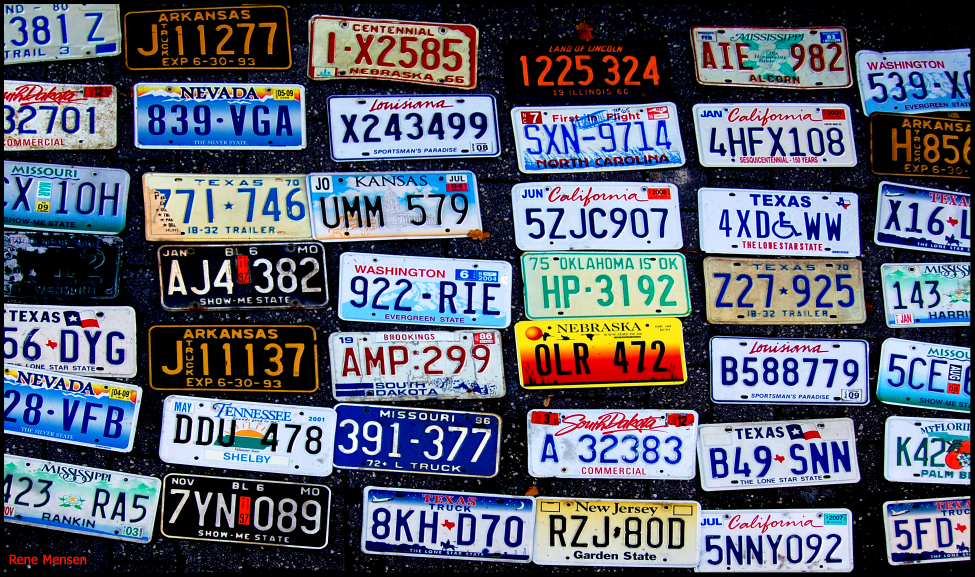
%> input picture DIP_proj4_LicensePlateReading/License_plates.jpg, 2923 x 1729 px (shown at 1/3 size)
$ octave Project4_main.m   (GNU Octave 9; MATLAB toolbox functions it lacks are replaced by stand-ins)
%> lines starting %> are read from the running program, lines starting %| are printed output that depends on the picture; in (x1, y1, x2, y2) boxes, pixels count from 0 and x2, y2 are one past the last pixel; in counts of white or black regions, pixels touching at a corner belong together; the program's own positions count from 1
### DIP_proj4_LicensePlateReading/detection_plate.m
function img_D = detection_plate(img)
%   detection 用于检测目标图片中车牌位置
%   - img 输入目标图像
%   - img_D 车牌经过定位处理的图片，用白色填充矩形表示车牌位置

    % 彩色图像转灰度图
    if ndims(img) == 3
        I = rgb2gray(img);
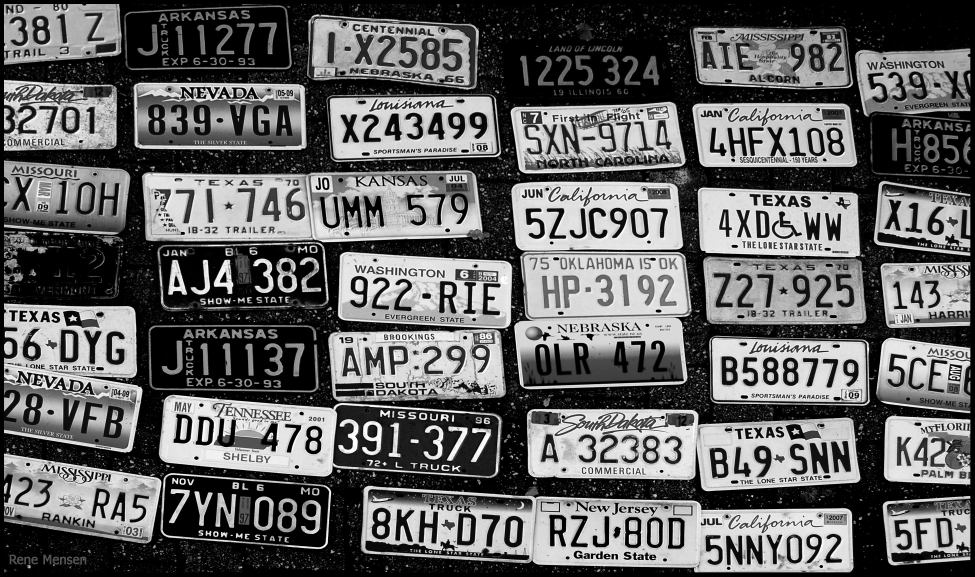
%> I: size 1729x2923 uint8 (shown at 1/3 size); min 0, max 255, mean 98.7
    else
        I = img;
    end

    % 采用中值滤波滤除噪声
    H = medfilt2(I,[3 3]);
%     figure();imshow(H);

    %用 canny 算子提取边缘
    H1 = edge(H, 'canny');
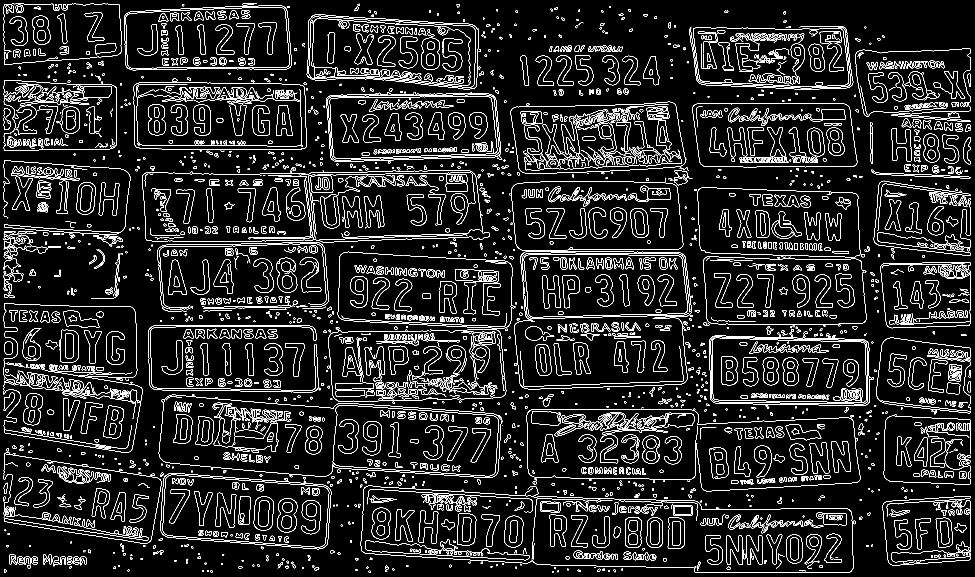
%> H1: size 1729x2923 logical (shown at 1/3 size); 6.2% white in thin lines or dots
%     figure();imshow( H1);

    %卷积操作加强边缘
    H1 = double(H1);
%> H1: size 1729x2923 double; values 0 (black) and 1 (white), 6.2% white in thin lines or dots
    H1 = conv2(H1, [1 1:1 1]);
%> H1: size 1729x2925 double

    %填充孔洞
    gdiff = imfill(H1,'holes');
%     figure();imshow( gdiff);

    %形态学开操作链接部分开环轮廓
    se = strel('disk',1);
    gdiff = imclose(gdiff,se);
    gdiff = imfill(gdiff,'holes');
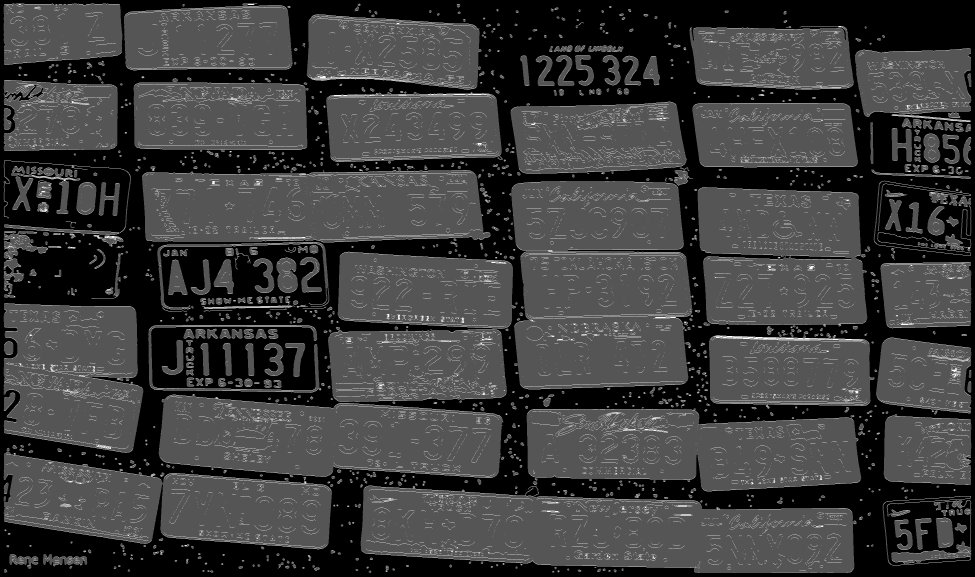
%> gdiff: size 1729x2925 double (shown at 1/3 size); min 0, max 3, mean 0.724; drawn with min black and max white

    %开操作平滑边缘并去除面积小于8000的部分
    img_D = imopen(gdiff,strel('disk',1));
    img_D = bwareaopen(img_D, 8000);
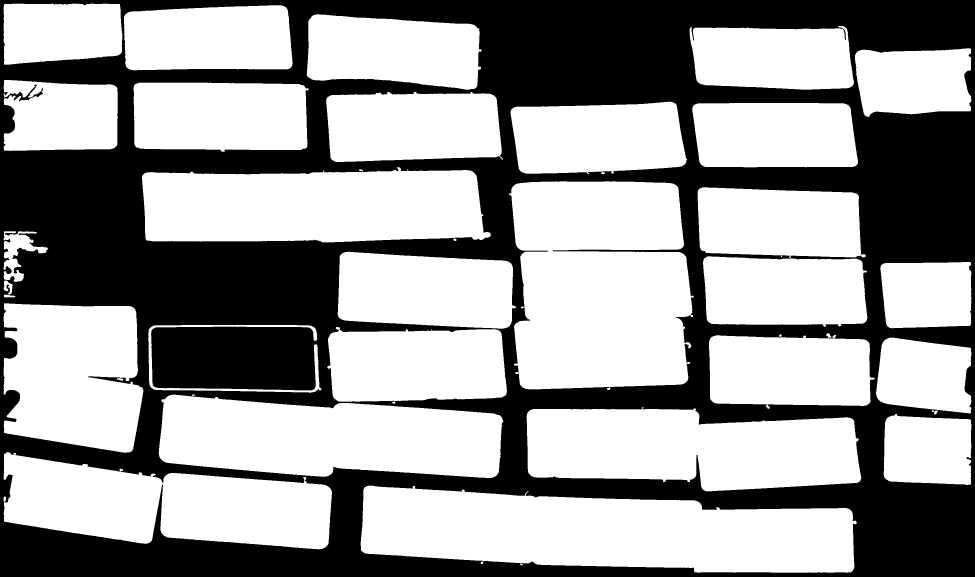
%> img_D: size 1729x2925 logical (shown at 1/3 size); 61.1% white; 1 black region

end

### DIP_proj4_LicensePlateReading/extract_plate_R.m
function num = extract_plate_R(img,img_D)
%   extract_plate 用于从原始图像提取车牌并保存
%   - img 原始图像
%   - img_D 车牌定位后的图像
%   - num 提取车牌数量
    Iprops=regionprops(img_D,'BoundingBox','Area', 'Image');
%> Iprops = 27 regions; largest, box (x1, y1, x2, y2) and Area: (1527, 544, 2081, 1170) 306226, (1082, 1457, 2570, 1718) 294380, (426, 501, 1472, 727) 206601, (476, 1183, 1510, 1434) 205109, (1580, 1222, 2584, 1474) 201366
    count = numel(Iprops);
%> count = 27
    a = 0;

    for i=1:count
       boundingBox = Iprops(i).BoundingBox;
       im = imcrop(img, boundingBox);
       [h,w,l] = size(im);

       %由已有图片可知车牌的大概尺寸，由此可知初次切割的图像包含车牌的数量，依据不同情况进行二次分割重叠车牌
       if (h<300) && (w<600)%只有单张车牌情况
           Path = fullfile('Plate', strcat('plates', int2str(i+a),'.jpg'));%更新存储路径
           imwrite(im,Path);

       elseif (300 < h)&&(h < 600)%竖直方向包含两个车牌情况

               Path = fullfile('Plate', strcat('plates', int2str(i+a),'.jpg'));%更新存储路径
               imwrite(im(1:floor(h/2),:,:),Path);

               a = a+1;Path = fullfile('Plate', strcat('plates', int2str(i+a),'.jpg'));%更新存储路径
               imwrite(im(floor(h/2):h,:,:),Path);

       elseif h >= 600%竖直方向包含三个车牌情况

           Path = fullfile('Plate', strcat('plates', int2str(i+a),'.jpg'));%更新存储路径
           imwrite(im(1:floor(h/3),:,:),Path);

           a = a+1;Path = fullfile('Plate', strcat('plates', int2str(i+a),'.jpg'));%更新存储路径
           imwrite(im(floor(h/3):floor(2*h/3),:,:),Path);

           a = a+1;s = 'plates';s = strcat(s, int2str(i+a));s = strcat(s,'.jpg');Path = fullfile('Plate', s);%更新存储路径
           imwrite(im(floor(2*h/3):h,:,:),Path);

       elseif (600 < w)&&(w < 1200)%水平方向包含两个车牌情况
           Path = fullfile('Plate', strcat('plates', int2str(i+a),'.jpg'));%更新存储路径
           imwrite(im(:,1:floor(w/2),:),Path);

           a = a+1;Path = fullfile('Plate', strcat('plates', int2str(i+a),'.jpg'));%更新存储路径
           imwrite(im(:,floor(w/2):w,:),Path);

       elseif w>1200 %水平方向包含三个车牌情况
           Path = fullfile('Plate', strcat('plates', int2str(i+a),'.jpg'));%更新存储路径
           imwrite(im(:,1:floor(w/3),:), Path);

           a = a+1;Path = fullfile('Plate', strcat('plates', int2str(i+a),'.jpg'));%更新存储路径
           imwrite(im(:,floor(w/3):floor(2*w/3),:),Path);

           a = a+1;s = 'plates';s = strcat(s, int2str(i+a));s = strcat(s,'.jpg');Path = fullfile('Plate', s);%更新存储路径
           imwrite(im(:,floor(2*w/3):w,:),Path);
       end
    end
%> this loop made 27 passes
%> (boundingBox, h, w, a, s) on passes 15 to 16: ([1082.5 1457.5 1488 261], 262, 1489, 6, 'plates21.jpg'), ([1527.5 544.5 554 626], 627, 555, 8, 'plates24.jpg')
%> (boundingBox, h, w, a) on passes 4, 5, 8, 10, 18: ([11.5 910.5 419 448], 449, 420, 1), ([11.5 1357.5 985 291], 292, 986, 2), ([426.5 501.5 1046 226], 227, 1047, 3), ([476.5 1183.5 1034 251], 252, 1035, 4), ([1580.5 1222.5 1004 252], 253, 1005, 9)
%> pass 1, in extract_plate_R, `im = imcrop(img, boundingBox);`:
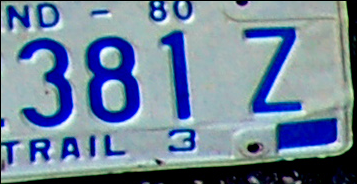
%> im: size 184x357x3 uint8; mean R, G, B 112.6, 132.3, 155.9
%> pass 3, in extract_plate_R, `im = imcrop(img, boundingBox);`:
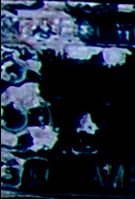
%> im: size 199x135x3 uint8; mean R, G, B 31.3, 42.3, 59.3
%> after the loop, Path = 'Plate/plates36.jpg'
    num = i+a;
%> num = 36
    disp(['提取车牌张数:',num2str(i+a)]);
%| 提取车牌张数:36

    % 倾斜矫正
    % 利用hough变换实现车牌图像的倾斜校正
    for n_plates = 1:38
        filePath = ['./Plate/plates', int2str(n_plates),'.jpg'];
        I = imread(filePath);  % read image into workspace
%> I: size 184x357x3 uint8
%         figure;
%         subplot(131), imshow(I);
        I1 = rgb2gray(I);  % 将原始图像转换为灰度图像
        I2 = wiener2(I1, [5, 5]);  % 对灰度图像进行维纳滤波
        I3 = edge(I2, 'canny');  % 边缘检测
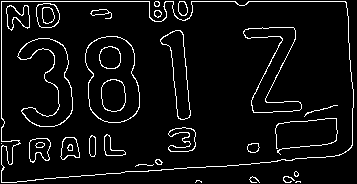
%> I3: size 184x357 logical; 5.9% white in thin lines or dots
%         subplot(132), imshow(I3);
        [m, n] = size(I3);  % compute the size of the image
%> m = 184; n = 357
        rho = round(sqrt(m^2 + n^2)); % 获取ρ的最大值，此处rho=282
%> rho = 402
        theta = 180; % 获取θ的最大值
        r = zeros(rho, theta);  % 产生初值为0的计数矩阵
        for i = 1 : m
           for j = 1 : n
              if I3(i,j) == 1  % I3是边缘检测得到的图像
                  for k = 1 : theta
                     ru = round(abs(i*cosd(k) + j*sind(k)));
                     r(ru+1, k) = r(ru+1, k) + 1; % 对矩阵计数
                  end
              end
           end
        end
        r_max = r(1,1);
        for i = 1 : rho
           for j = 1 : theta
               if r(i,j) > r_max
                  r_max = r(i,j);
                  c = j; % 把矩阵元素最大值所对应的列坐标送给c
               end
           end
        end
        if c <= 90
           rot_theta = -c;  % 确定旋转角度
        else
            rot_theta = 180 - c;
        end
        I4 = imrotate(I1, rot_theta, 'crop');  % 对图像进行旋转，校正图像
%         subplot(133), imshow(I4);
        set(0, 'defaultFigurePosition', [100, 100, 1200, 450]); % 修改图像位置的默认设置
        set(0, 'defaultFigureColor', [1, 1, 1]); % 修改图像背景颜色的设置

        Path = fullfile('Plate_R', strcat('plates',int2str(n_plates), '.jpg'));%更新存储路径
        imwrite(I4, Path);


    end


end

### DIP_proj4_LicensePlateReading/Project4_main.m
clc;clear all;close all;
% main.m

% %% load data
img = imread('License_plates.jpg');
%
% %% License Plate Detection
img_DP = detection_plate(img);
% figure();imshow(img_DP);title("定位后图像");
% % 根据定位后图像从原图像提取车牌并保存在Plate文件夹下并返回提取车牌数量
% % num = extract_plate(img,img_DP);
%> (the run ends here)
